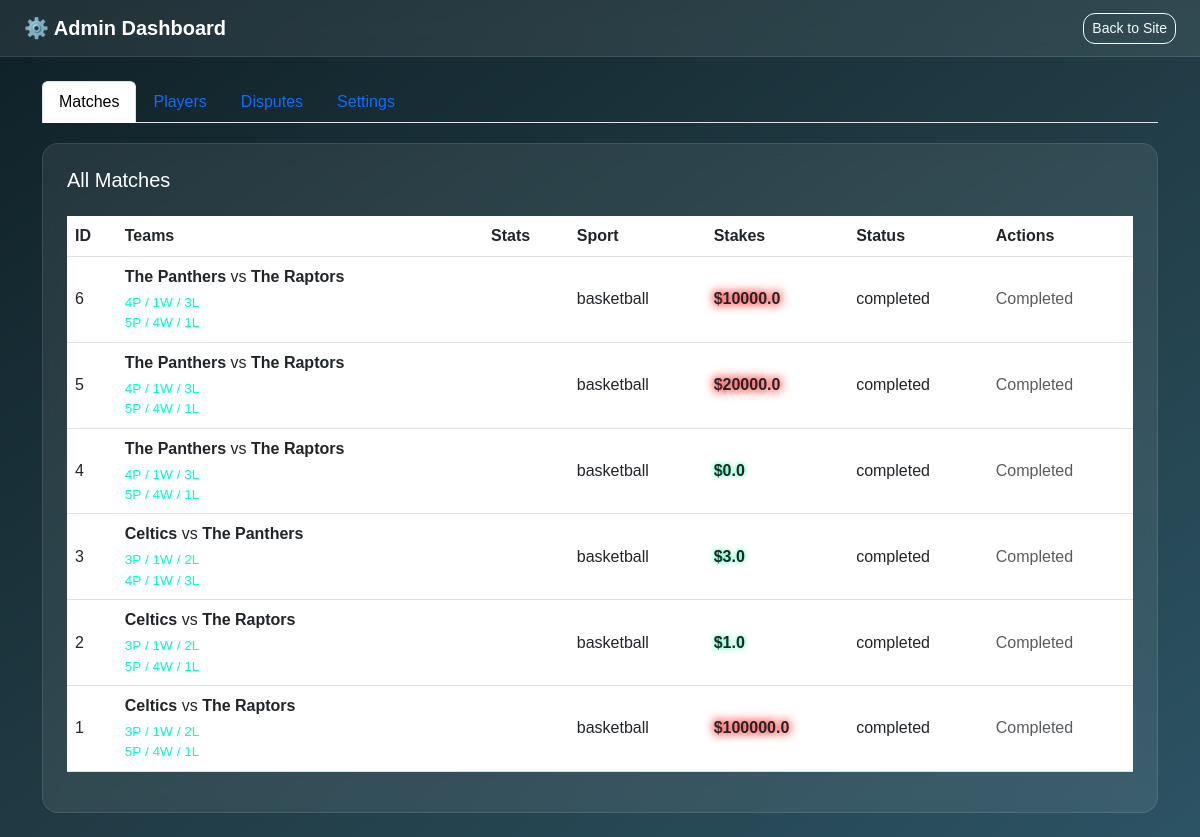
Before: /admin/dashboard (signed in) with the older database file.
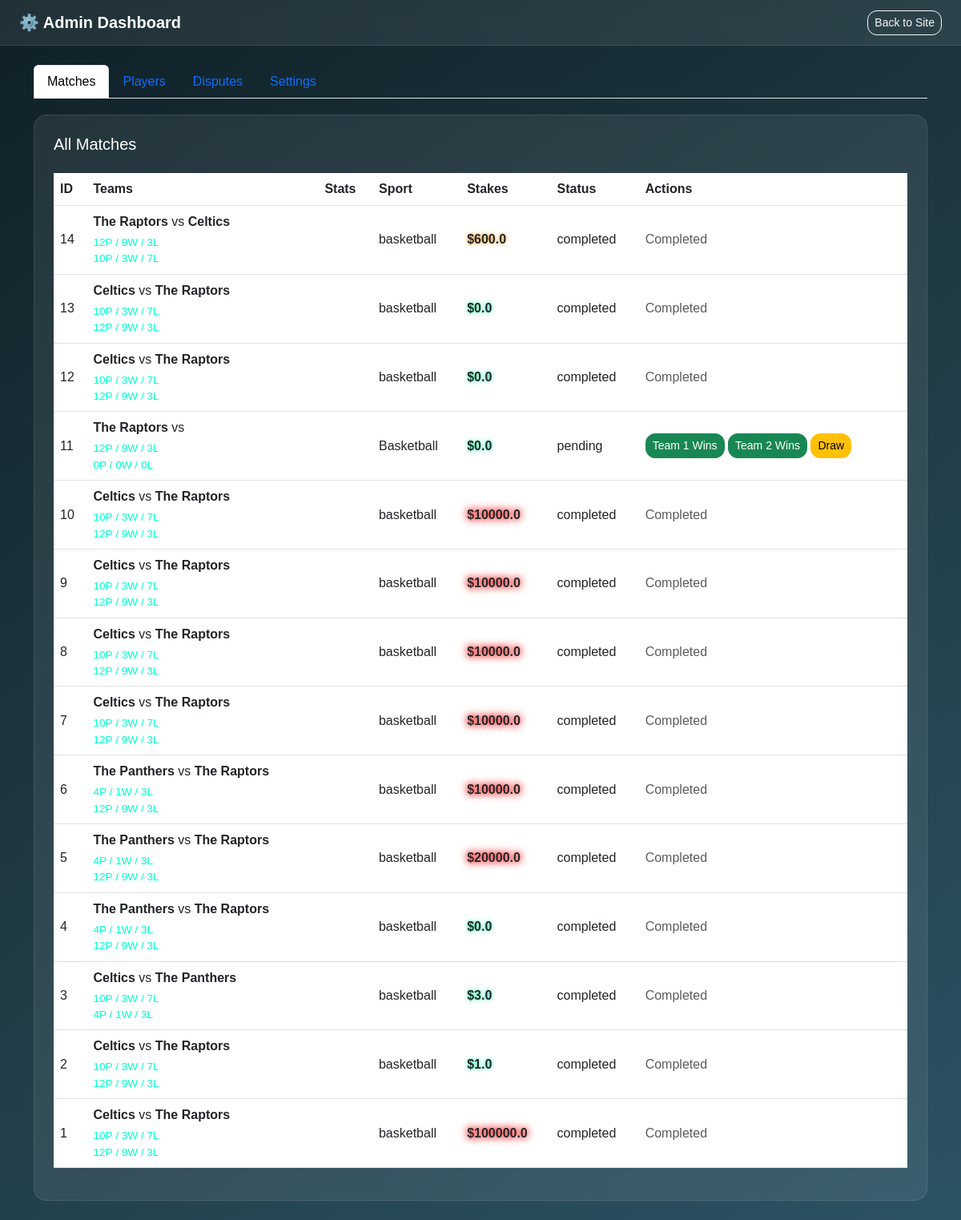
After: the same page with the newer database file.
### app/models.py (models this page shows)
class Match(db.Model):
    id = db.Column(db.Integer, primary_key=True)
    sport = db.Column(db.String(80), nullable=False, default="soccer")
    location = db.Column(db.String(200), nullable=True)
    date = db.Column(db.DateTime, nullable=True)
    team1_id = db.Column(db.Integer, db.ForeignKey('team.id'), nullable=True)
    team2_id = db.Column(db.Integer, db.ForeignKey('team.id'), nullable=True)
    stakes = db.Column(db.Float, default=0.0)
    status = db.Column(db.String(50), default="pending")
    created_at = db.Column(db.DateTime, default=datetime.utcnow)
    team1 = db.relationship("Team", foreign_keys=[team1_id], lazy=True)
    team2 = db.relationship("Team", foreign_keys=[team2_id], lazy=True)
    winner_team_id = db.Column(db.Integer, db.ForeignKey('team.id'), nullable=True)

class Team(db.Model):
    id = db.Column(db.Integer, primary_key=True)
    name = db.Column(db.String(120), nullable=False)
    color = db.Column(db.String(30), nullable=True)
    skill_rating = db.Column(db.Integer, default=1200)
    created_at = db.Column(db.DateTime, default=datetime.utcnow)
    sport = db.Column(db.String(50), nullable=True, default="soccer")
    captain_id = db.Column(db.Integer, db.ForeignKey('player.id'), nullable=True)
    matches_played = db.Column(db.Integer, default=0)
    matches_won = db.Column(db.Integer, default=0)
    matches_lost = db.Column(db.Integer, default=0)
    players = db.relationship("Player", backref="team", lazy=True, foreign_keys="Player.team_id")

### app/routes.py (the view)
@app.route("/admin/dashboard")
def admin_dashboard():
    if request.args.get("admin") == "true":
        session["admin"] = True
    if not session.get("admin"):
        return "Admin access required. For quick local testing add ?admin=true", 403
    settings = get_admin_settings()
    matches = Match.query.order_by(Match.created_at.desc()).all()
    disputes = Dispute.query.order_by(Dispute.created_at.desc()).all()
    players = Player.query.order_by(Player.name).all()
    return render_template(
        "admin_dashboard.html",
        settings=settings,
        matches=matches,
        disputes=disputes,
        players=players,
    )

### app/routes.py (called while the page is built)
def get_admin_settings():
    s = AdminSettings.query.first()
    if not s:
        s = AdminSettings(default_stake=5.0, payout_multiplier=1.9)
        db.session.add(s)
        db.session.commit()
    return s

### app/templates/admin_dashboard.html (shortened to what the changed rows need)
<!DOCTYPE html>
<html lang="en">
<head>
    <link rel="stylesheet" href="https://cdn.jsdelivr.net/npm/bootstrap@5.3.0/dist/css/bootstrap.min.css">
</head>
<body>
<div class="container py-4">
    <div class="tab-content">
        <div class="tab-pane fade show active" id="matches">
            <div class="card p-4">
                <table class="table table-hover mt-3 align-middle">
                    <thead>
                        <tr>
                            <th>ID</th>
                            <th>Teams</th>
                            <th>Stats</th>
                            <th>Sport</th>
                            <th>Stakes</th>
                            <th>Status</th>
                            <th>Actions</th>
                        </tr>
                    </thead>
                    <tbody>
                        {% for match in matches %}
                        <tr>
                            <td>{{ match.id }}</td>
                            <td>
                                <strong>{{ match.team1.name }}</strong> vs <strong>{{ match.team2.name }}</strong>
                                <div class="team-stats">
                                    <span>{{ match.team1.matches_played or 0 }}P / {{ match.team1.matches_won or 0 }}W / {{ match.team1.matches_lost or 0 }}L</span>
                                    <br>
                                    <span>{{ match.team2.matches_played or 0 }}P / {{ match.team2.matches_won or 0 }}W / {{ match.team2.matches_lost or 0 }}L</span>
                                </div>
                            </td>
                            <td></td>
                            <td>{{ match.sport }}</td>
                            <td class="stake-value">${{ match.stakes }}</td>
                            <td>{{ match.status }}</td>
                            <td>
                                {% if match.status != "completed" %}
                                <form method="POST" action="{{ url_for('admin_set_match_result', match_id=match.id) }}" style="display:inline-block;">
                                    <button type="submit" class="btn btn-success btn-sm">Team 1 Wins</button>
                                </form>
                                <form method="POST" action="{{ url_for('admin_set_match_result', match_id=match.id) }}" style="display:inline-block;">
                                    <button type="submit" class="btn btn-success btn-sm">Team 2 Wins</button>
                                </form>
                                <form method="POST" action="{{ url_for('admin_set_match_result', match_id=match.id) }}" style="display:inline-block;">
                                    <button type="submit" class="btn btn-warning btn-sm">Draw</button>
                                </form>
                                {% else %}
                                <span class="text-muted">Completed</span>
                                {% endif %}
                            </td>
                        </tr>
                        {% else %}
                        <tr><td colspan="7" class="text-center text-muted">No matches available.</td></tr>
                        {% endfor %}
                    </tbody>
                </table>
            </div>
        </div>
    </div>
</div>
</body>
</html>

Changed rows visible on the page:
added Match: id "14", team1.name "The Raptors", team2.name "Celtics", team1 "12", team1 "9", team1 "3", team2 "10", team2 "3", team2 "7", sport "basketball", stakes "600.0", status "completed", shows "Completed"
added Match: id "13", team1.name "Celtics", team2.name "The Raptors", team1 "10", team1 "3", team1 "7", team2 "12", team2 "9", team2 "3", sport "basketball", stakes "0.0", status "completed", shows "Completed"
added Match: id "12", team1.name "Celtics", team2.name "The Raptors", team1 "10", team1 "3", team1 "7", team2 "12", team2 "9", team2 "3", sport "basketball", stakes "0.0", status "completed", shows "Completed"
added Match: id "11", team1.name "The Raptors", team1 "12", team1 "9", team1 "3", team2 "0", sport "Basketball", stakes "0.0", status "pending"
added Match: id "10", team1.name "Celtics", team2.name "The Raptors", team1 "10", team1 "3", team1 "7", team2 "12", team2 "9", team2 "3", sport "basketball", stakes "10000.0", status "completed", shows "Completed"
added Match: id "9", team1.name "Celtics", team2.name "The Raptors", team1 "10", team1 "3", team1 "7", team2 "12", team2 "9", team2 "3", sport "basketball", stakes "10000.0", status "completed", shows "Completed"
added Match: id "8", team1.name "Celtics", team2.name "The Raptors", team1 "10", team1 "3", team1 "7", team2 "12", team2 "9", team2 "3", sport "basketball", stakes "10000.0", status "completed", shows "Completed"
added Match: id "7", team1.name "Celtics", team2.name "The Raptors", team1 "10", team1 "3", team1 "7", team2 "12", team2 "9", team2 "3", sport "basketball", stakes "10000.0", status "completed", shows "Completed"
changed through a linked row, Match id 6: team2 "5" → "12"; team2 "4" → "9"; team2 "1" → "3"
changed through a linked row, Match id 5: team2 "5" → "12"; team2 "4" → "9"; team2 "1" → "3"
changed through a linked row, Match id 4: team2 "5" → "12"; team2 "4" → "9"; team2 "1" → "3"
changed through a linked row, Match id 3: team1 "3" → "10"; team1 "1" → "3"; team1 "2" → "7"
changed through a linked row, Match id 2: team1 "3" → "10"; team1 "1" → "3"; team1 "2" → "7"; team2 "5" → "12"; team2 "4" → "9"; team2 "1" → "3"
changed through a linked row, Match id 1: team1 "3" → "10"; team1 "1" → "3"; team1 "2" → "7"; team2 "5" → "12"; team2 "4" → "9"; team2 "1" → "3"
